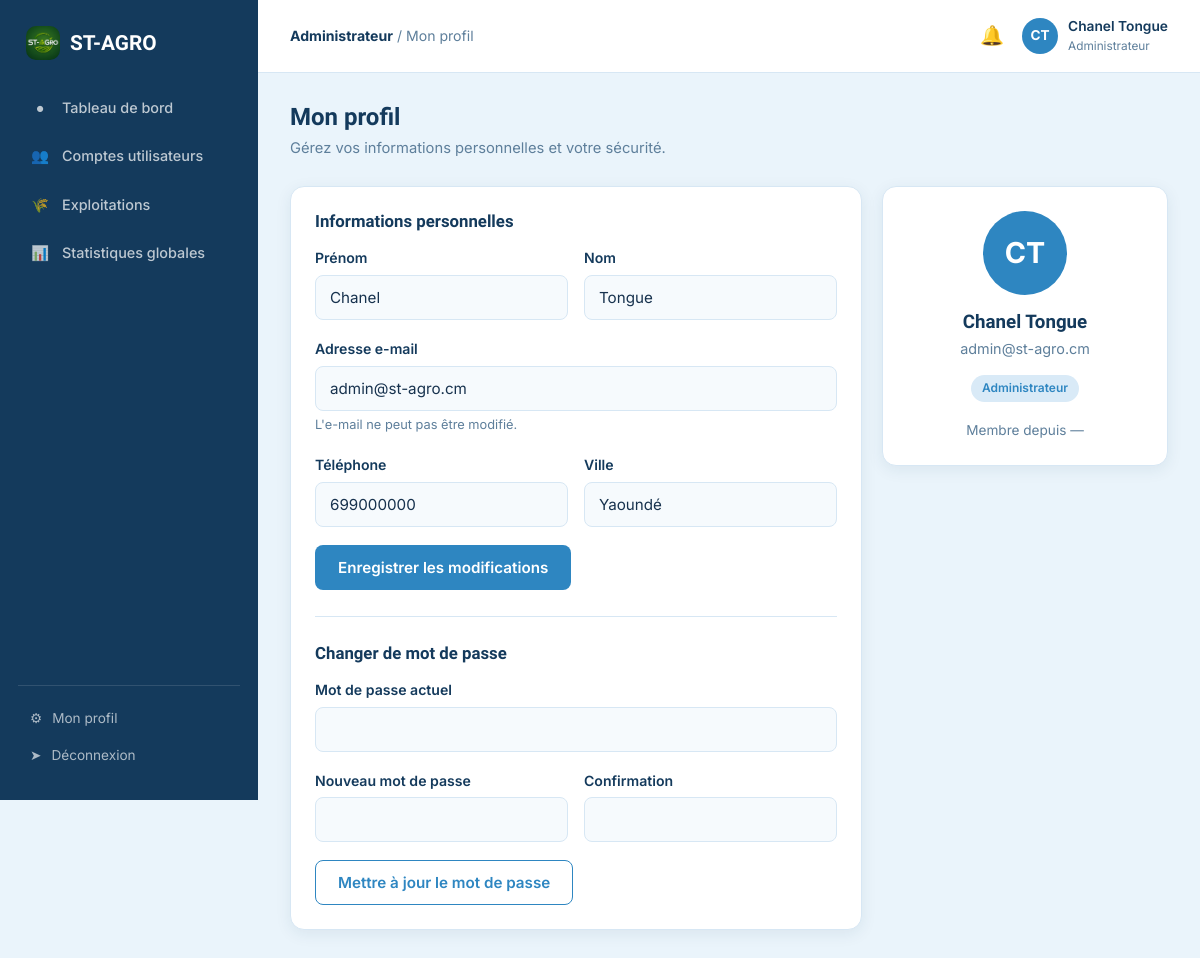
Page /profil.php (signed in) on the committed database.
### tables this page shows
CREATE TABLE utilisateurs (
    id INT AUTO_INCREMENT PRIMARY KEY,
    nom VARCHAR(80) NOT NULL,
    prenom VARCHAR(80) NOT NULL,
    email VARCHAR(150) NOT NULL UNIQUE,
    telephone VARCHAR(30) DEFAULT NULL,
    mot_de_passe VARCHAR(255) NOT NULL,
    role ENUM('administrateur','agriculteur','agronome') NOT NULL DEFAULT 'agriculteur',
    photo_profil VARCHAR(255) DEFAULT NULL,
    ville VARCHAR(120) DEFAULT NULL,
    statut ENUM('actif','suspendu') NOT NULL DEFAULT 'actif',
    date_creation DATETIME DEFAULT CURRENT_TIMESTAMP
);

### includes/auth.php (called while the page is built, shortened)
<?php
require_once __DIR__ . '/../config/database.php';
function estConnecte(): bool
{
    return isset($_SESSION['user_id']);
}
function utilisateurCourant(): ?array
{
    static $user = null;
    if ($user === null) {
        $stmt = getPDO()->prepare('SELECT id, nom, prenom, email, telephone, role, photo_profil, ville, statut FROM utilisateurs WHERE id = ?');
        $stmt->execute([$_SESSION['user_id']]);
        $user = $stmt->fetch();
    }
    return $user;
}

### config/database.php (called while the page is built, shortened)
<?php
function getPDO(): PDO
{
    static $pdo = null;
    if ($pdo === null) {
        $dsn = 'mysql:host=' . DB_HOST . ';dbname=' . DB_NAME . ';charset=' . DB_CHARSET;
        $options = [
            PDO::ATTR_ERRMODE            => PDO::ERRMODE_EXCEPTION,
            PDO::ATTR_DEFAULT_FETCH_MODE => PDO::FETCH_ASSOC,
            PDO::ATTR_EMULATE_PREPARES   => false,
        ];
        try {
            $pdo = new PDO($dsn, DB_USER, DB_PASS, $options);
        } catch (PDOException $e) {
            die('Erreur de connexion à la base de données : ' . $e->getMessage());
        }
    }
    return $pdo;
}

### includes/functions.php (called while the page is built, shortened)
<?php
function nettoyer(string $valeur): string
{
    return htmlspecialchars(trim($valeur), ENT_QUOTES, 'UTF-8');
}

### profil.php (the view, shortened to what this page needs)
<?php
require_once __DIR__ . '/includes/auth.php';
require_once __DIR__ . '/includes/functions.php';
$user = utilisateurCourant();
$filAriane = 'Mon profil';
$pageActive = '';
require __DIR__ . '/includes/layout_debut.php';
$initiales = mb_strtoupper(mb_substr($user['prenom'], 0, 1) . mb_substr($user['nom'], 0, 1));
$libRole = ['agriculteur' => 'Agriculteur', 'agronome' => 'Agronome', 'administrateur' => 'Administrateur'];
?>
<h1>Mon profil</h1>
<p class="sous-titre-page">Gérez vos informations personnelles et votre sécurité.</p>
<div class="grille-2">
    <div class="carte">
        <div class="carte-titre"><h3>Informations personnelles</h3></div>
        <form method="post">
            <div class="champ-groupe">
                <div class="champ">
                    <label for="prenom">Prénom</label>
                    <input type="text" id="prenom" name="prenom" value="<?= nettoyer($user['prenom']) ?>" required>
                </div>
                <div class="champ">
                    <label for="nom">Nom</label>
                    <input type="text" id="nom" name="nom" value="<?= nettoyer($user['nom']) ?>" required>
                </div>
            </div>
            <div class="champ">
                <label>Adresse e-mail</label>
                <input type="email" value="<?= nettoyer($user['email']) ?>" disabled>
                <small>L'e-mail ne peut pas être modifié.</small>
            </div>
            <div class="champ-groupe">
                <div class="champ">
                    <label for="telephone">Téléphone</label>
                    <input type="tel" id="telephone" name="telephone" value="<?= nettoyer((string)$user['telephone']) ?>">
                </div>
                <div class="champ">
                    <label for="ville">Ville</label>
                    <input type="text" id="ville" name="ville" value="<?= nettoyer((string)$user['ville']) ?>">
                </div>
            </div>
            <button type="submit" class="btn btn-primaire">Enregistrer les modifications</button>
        </form>
        <hr style="border:none; border-top:1px solid var(--bordure); margin:26px 0;">
        <div class="carte-titre"><h3>Changer de mot de passe</h3></div>
        <form method="post">
            <div class="champ">
                <label for="mdp_actuel">Mot de passe actuel</label>
                <input type="password" id="mdp_actuel" name="mdp_actuel" required>
            </div>
            <div class="champ-groupe">
                <div class="champ">
                    <label for="mdp_nouveau">Nouveau mot de passe</label>
                    <input type="password" id="mdp_nouveau" name="mdp_nouveau" required minlength="8">
                </div>
                <div class="champ">
                    <label for="mdp_confirmation">Confirmation</label>
                    <input type="password" id="mdp_confirmation" name="mdp_confirmation" required minlength="8">
                </div>
            </div>
            <button type="submit" class="btn btn-contour">Mettre à jour le mot de passe</button>
        </form>
    </div>
    <div class="carte" style="text-align:center; height:fit-content;">
        <div class="avatar" style="width:84px; height:84px; font-size:1.8rem; margin:0 auto 16px;"><?= $initiales ?></div>
        <h3><?= nettoyer($user['prenom'] . ' ' . $user['nom']) ?></h3>
        <p style="color:var(--texte-attenue); font-size:0.9rem; margin:4px 0 14px;"><?= nettoyer($user['email']) ?></p>
        <span class="badge badge-bleu"><?= $libRole[$user['role']] ?></span>
        <p style="margin-top:18px; font-size:0.85rem; color:var(--texte-attenue);">
            Membre depuis <?= isset($user['date_creation']) ? formaterDate($user['date_creation']) : '—' ?>
        </p>
    </div>
</div>
<?php require __DIR__ . '/includes/layout_fin.php'; ?>

### includes/layout_debut.php (shortened to what this page needs)
<?php
$user = utilisateurCourant();
$role = $user['role'];
$initiales = mb_strtoupper(mb_substr($user['prenom'], 0, 1) . mb_substr($user['nom'], 0, 1));
$libRole = ['agriculteur' => 'Agriculteur', 'agronome' => 'Agronome', 'administrateur' => 'Administrateur'];
?>
<!DOCTYPE html>
<html lang="fr">
<head>
<link rel="stylesheet" href="/st-agro/includes/style.css?v=logo34">
</head>
<body>
<div class="app-shell">
    <aside class="barre-laterale">
        <div class="logo"><img src="/st-agro/logo.png" alt="ST-AGRO"> ST-AGRO</div>
        <ul class="nav-app">
            <?php foreach ($liensParRole[$role] as $lien): ?>
            <li><a href="<?= $lien['href'] ?>" class="<?= $pageActive === $lien['cle'] ? 'actif' : '' ?>">
                <span class="icone"><?= $lien['icone'] ?></span> <?= $lien['texte'] ?>
            </a></li>
            <?php endforeach; ?>
        </ul>
        <div class="barre-laterale-bas">
            <a href="/st-agro/profil.php"><span class="icone">&#9881;</span> Mon profil</a>
            <a href="/st-agro/deconnexion.php"><span class="icone">&#10148;</span> Déconnexion</a>
        </div>
    </aside>
    <div class="zone-app">
        <header class="barre-superieure">
            <div style="display:flex; align-items:center; gap:14px;">
                <div class="fil-ariane"><strong><?= $libRole[$role] ?></strong> / <?= nettoyer($filAriane) ?></div>
            </div>
            <div class="barre-superieure-actions">
                <a href="/st-agro/<?= $role === 'administrateur' ? 'admin' : $role ?>/notifications.php" class="cloche-notif" aria-label="Notifications">
                    &#128276;
                </a>
                <a href="/st-agro/profil.php" class="mini-profil">
                    <div class="avatar"><?= $initiales ?></div>
                    <div>
                        <div class="nom"><?= nettoyer($user['prenom'] . ' ' . $user['nom']) ?></div>
                        <div class="role"><?= $libRole[$role] ?></div>
                    </div>
                </a>
            </div>
        </header>
        <main class="contenu-app">

### rows in the picture
utilisateurs: role "Administrateur", initiales "CT", nettoyer($user['prenom'] . ' ' . $user['nom']) "Chanel Tongue", prenom "Chanel", nom "Tongue", email "admin@st-agro.cm", telephone "699000000", ville "Yaoundé"

### other values in the picture
$lien['icone'] "●"
$lien['texte'] "Tableau de bord"
$lien['icone'] "👥"
$lien['texte'] "Comptes utilisateurs"
$lien['icone'] "🌾"
$lien['texte'] "Exploitations"
$lien['icone'] "📊"
$lien['texte'] "Statistiques globales"
nettoyer($filAriane) "Mon profil"
